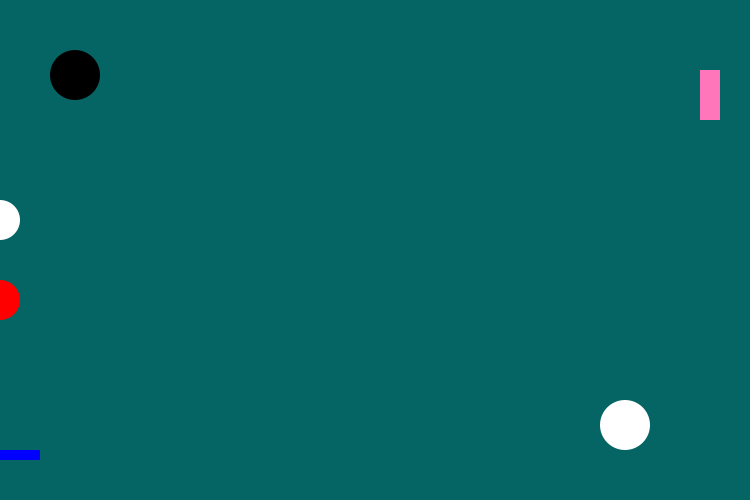
Frame 1 (no input)
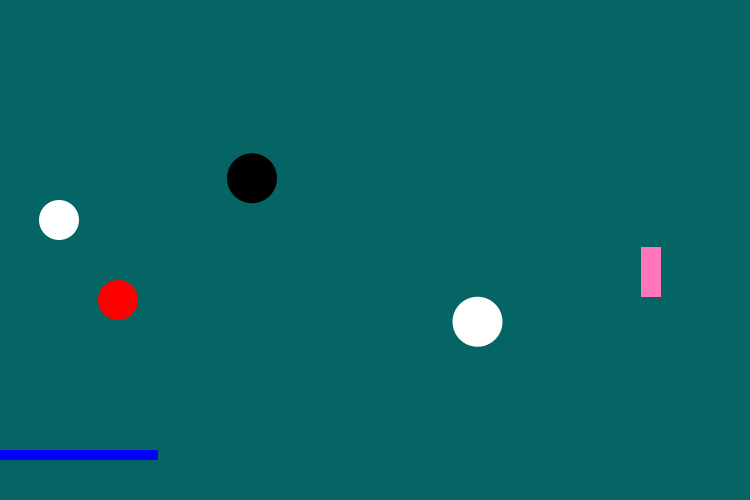
Frame 60 (the mouse pressed at the canvas centre just before this capture)
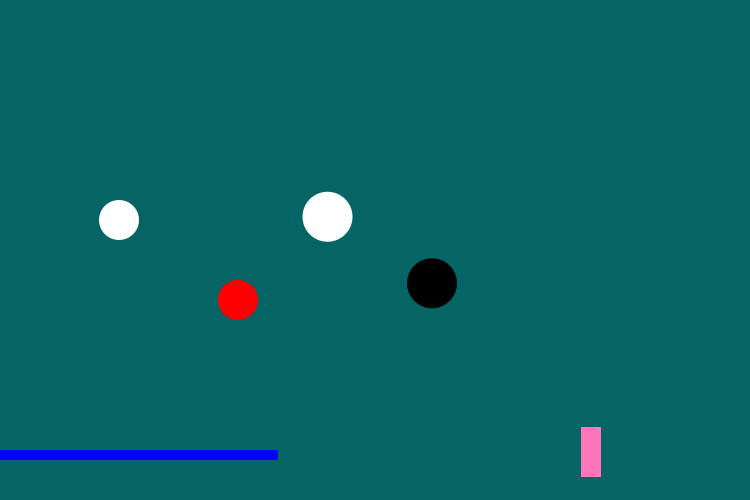
Frame 120 (the mouse held since frame 60 and released just before this capture)

The Processing sketch that drew these frames (run headless with seeded random() and noise(); from frame 60 on, the mouse is pressed at the canvas centre):

// Processing sketch: sketch_1_09_Homework
// ── sketch_1_09_Homework.pde
float ballX = 300;
float ballY = 250;
float firststepX = 0;
float fastfirststepX =0;
float squareWidth =40;
float squareX =700;
float squareY =70;
float circleOneX = 75, circleOneY = 75;
float circleTwoX = 625, circleTwoY = 425;

void setup() {
  size(750, 500); 
  noStroke();
  frameRate(60);
}

void draw() {
  background(5, 100, 100);
  fill(255);
  ellipse(firststepX, 220, 40, 40);
  fill(255, 0, 0);
  //ellipse(ballX, ballY, 25, 25);
  ellipse(fastfirststepX, 300, 40, 40);
  fill(0, 0, 255);
  rect(0, 450, squareWidth, 10);
  fill(255, 118, 187);
  rect(squareX, squareY, 20, 50);
  fill(0);
  ellipse(circleOneX, circleOneY, 50, 50);
  fill(255);
  ellipse(circleTwoX, circleTwoY, 50, 50);
  circleOneX += 3;
  circleOneY += 1.75;
  circleTwoX -= 2.5;
  circleTwoY -= 1.75;
  squareWidth +=2;
  ballX +=.5;
  ballY +=1;
  firststepX +=1;
  fastfirststepX +=2;
  squareX -=1;
  squareY +=3;
}
